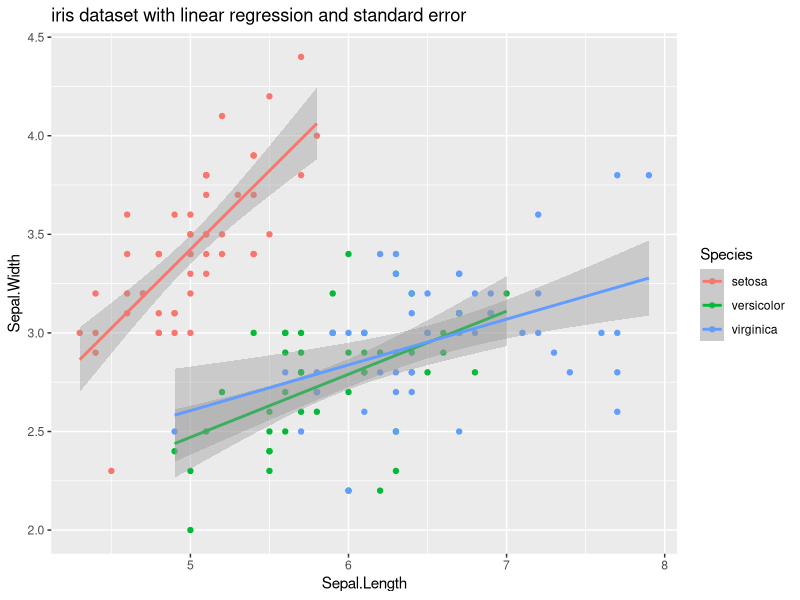
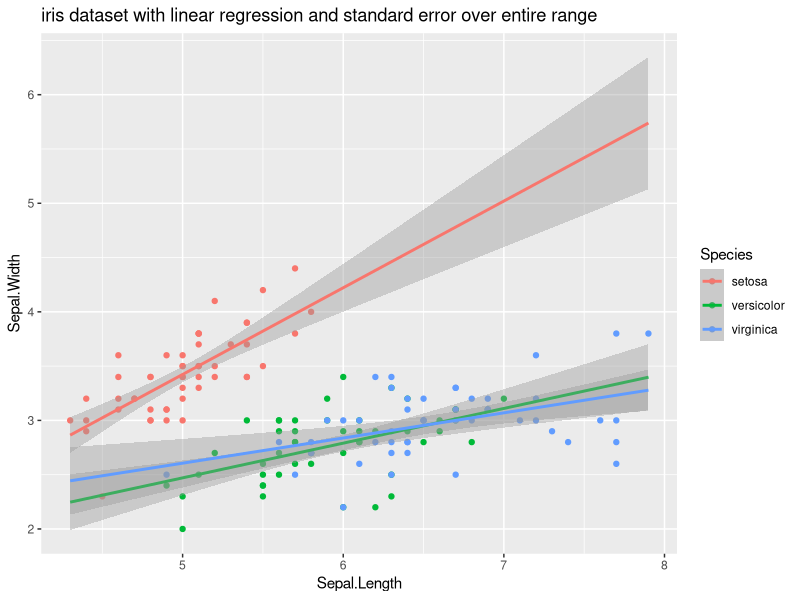
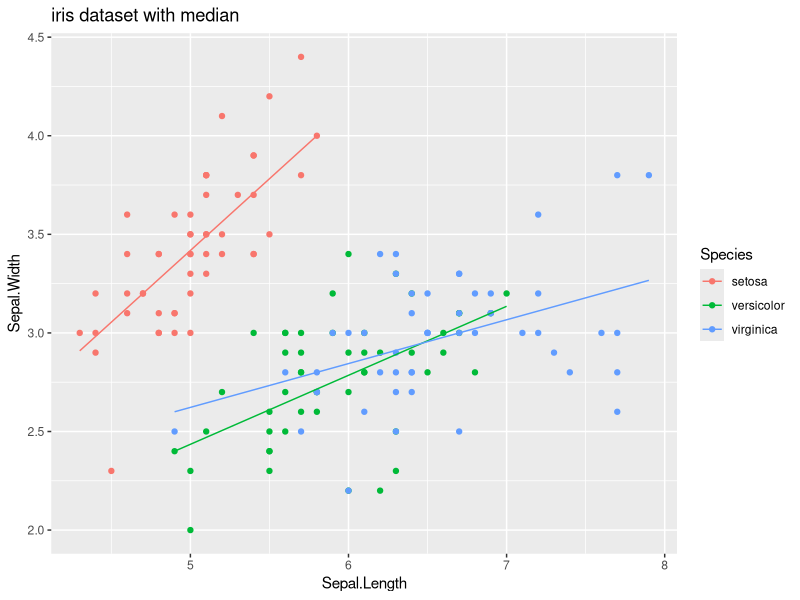
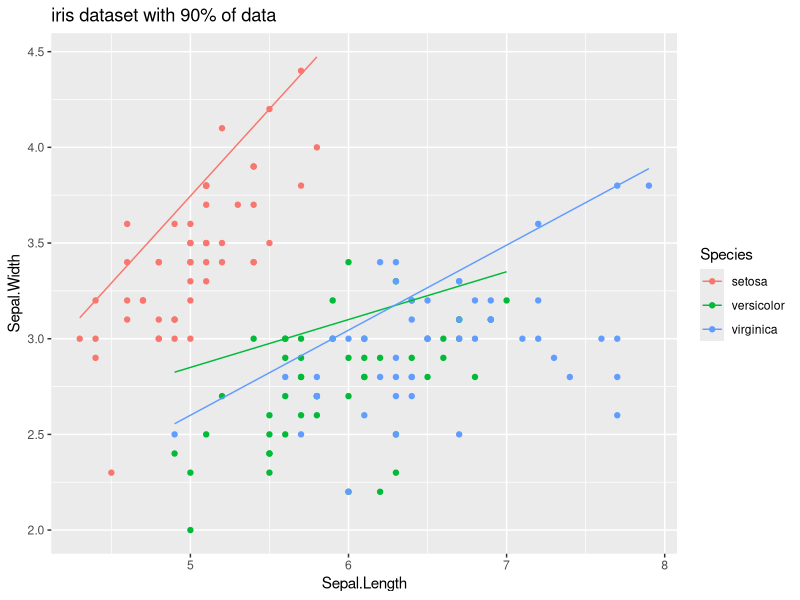
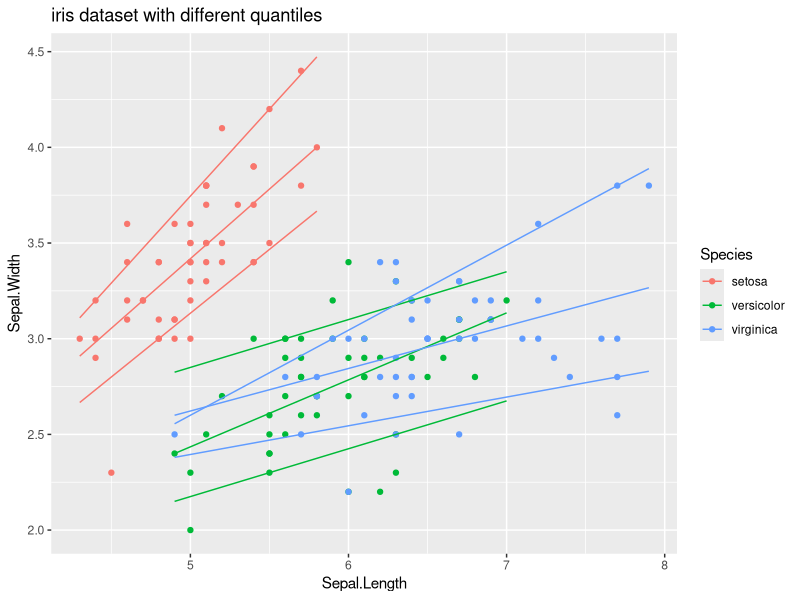

These figures' R source, in order: (Note: this script raises an error after producing the figures.)
#### STATISTICS LAYERS

#can be called from within or called independently 
library(ggplot2)

data<- iris

ggplot(data, aes(x=Sepal.Length, y=Sepal.Width,colour=Species)) +
         geom_point() +
         geom_smooth(method="lm")+
         labs( title = "iris dataset with linear regression and standard error") #1

ggplot(data, aes(x=Sepal.Length, y=Sepal.Width,colour=Species)) +
         geom_point() +
         geom_smooth(method="lm", fullrange=TRUE)+
         labs( title = "iris dataset with linear regression and standard error over entire range") #2

## adding quantile
library(quantreg)
ggplot(data, aes(x=Sepal.Length, y=Sepal.Width,colour=Species)) +
         geom_point() +
         geom_quantile(quantiles= 0.5)+
         labs( title = "iris dataset with median") #3

ggplot(data, aes(x=Sepal.Length, y=Sepal.Width,colour=Species)) +
         geom_point() +
         geom_quantile(quantiles= 0.9)+
         labs( title = "iris dataset with 90% of data") #4

ggplot(data, aes(x=Sepal.Length, y=Sepal.Width,colour=Species)) +
         geom_point() +
         geom_quantile(quantiles= c(0.1,0.5,0.9))+
         labs( title = "iris dataset with different quantiles") #5


## adding mean and sd

mean_sdl(iris$Sepal.Width,mult=1)
# mult = 1 means 1 sd
#         y     ymin   ymax
#  1 3.057333 2.621467 3.4932
# y = mean
# y min = y - sd
# y max = y + sd

ggplot(data,aes(x=Species,y=Sepal.Width)) +
         stat_summary(fun=mean,geom="point")+
         stat_summary(fun.data = mean_sdl, fun.args = list(mult=1),  geom = "errorbar") #6


### WORKING WITH COORDINATES

iris.smooth <- ggplot(data, aes(x=Sepal.Length, y=Sepal.Width,colour=Species)) +
         geom_point() +
         geom_smooth()+
         labs( title = "iris dataset with standard error") 
iris.smooth # 7

## zooming in
iris.smooth.zoom <- ggplot(data, aes(x=Sepal.Length, y=Sepal.Width,colour=Species)) +
         geom_point() +
         geom_smooth()+
         xlim (4.5,5.5) +
         labs( title = "ZOOMED IN iris dataset with standard error")
iris.smooth.zoom # 7-1

#this filters the data and makes a new graph from scratch

# what if we actually want to zoom
iris.smooth.zoom.actual <- ggplot(data, aes(x=Sepal.Length, y=Sepal.Width,colour=Species)) +
         geom_point() +
         geom_smooth()+
         coord_cartesian(xlim = c(4.5 , 5.5)) +
         labs( title = "ACTUAL ZOOMED IN iris dataset with standard error")
iris.smooth.zoom.actual # 7-2

library(cowplot)
plot_grid(iris.smooth.zoom,iris.smooth.zoom.actual) # 7-1-2


### ASPECT RATIO

iris_unkn <- iris.smooth + labs( title = "aspect ratio = original")
iris_1.0<- iris.smooth + coord_fixed(1) + labs( title = "aspect ratio =1.0")
iris_0.25<- iris.smooth + coord_fixed(0.25)+ labs( title = "aspect ratio =0.25")
iris_0.5<- iris.smooth + coord_fixed(0.5)+ labs( title = "aspect ratio =0.5")
iris_0.75<- iris.smooth + coord_fixed(0.75)+ labs( title = "aspect ratio =0.75")

plot_grid(iris_unkn,iris_1.0,iris_0.25,iris_0.5,iris_0.75) # 8


### scales and coordinates

wt1<- ggplot(msleep,aes(x=bodywt,y=1))+
         geom_point(position="jitter") +
         labs(title = "bodyweight plot") # 9

wt2<- ggplot(msleep,aes(x=bodywt,y=1))+
         geom_point(position="jitter") +
         labs(title = "bodyweight plot with adjusted limits") +
         scale_x_continuous(limits = c(0,7000)) # 9-1

wt3<- ggplot(msleep,aes(x=bodywt,y=1))+
         geom_point(position="jitter") +
         labs(title = "bodyweight plot with adjusted limits and breaks of x axis") +
         scale_x_continuous(limits = c(0,7000) , breaks = seq(0,7000,by=1000)) # 9-2

plot_grid(wt1,wt2,wt3) # 9-1-2

### LOG SCALES

wt_log<- ggplot(msleep,aes(x=bodywt,y=1))+
         geom_point(position="jitter") +
         labs(title = "bodyweight plot with log x scale")+
         scale_x_log10()
wt_log 

plot_grid(wt1,wt_log) #10


### FLIPPED AXES

temp1<- ggplot(data, aes(x=Sepal.Length, y=Sepal.Width,colour=Species)) +
         geom_point() +
         geom_smooth(method="lm",se=FALSE)+
         labs( title = "iris dataset")
temp2<- ggplot(data, aes(x=Sepal.Length, y=Sepal.Width,colour=Species)) +
         geom_point() +
         geom_smooth(method="lm",se=FALSE)+
         labs( title = "iris dataset with flipped axes") +
         coord_flip()
plot_grid(temp1,temp2) #11


### FACETS

ggplot(data,aes(x=Sepal.Length,y=Sepal.Width,colour= Sepal.Width>3))+
         geom_point()+
         facet_wrap(~Species) # 12

ggplot(data,aes(x=Sepal.Length,y=Sepal.Width,colour= Sepal.Width>3))+
         geom_point()+
         facet_wrap(~Species) 

## best way to facet with proper labels :
ggplot(mtcars,aes(x=hp,y=mpg))+
         geom_point() +
         facet_grid(rows=vars(gear),cols =vars(cyl) ,labeller = label_both) #13

## renaming levels within the data:

library(forcats)
data123<- mtcars
data123$cyl<- as.factor(data123$cyl)
data123$cyl<- data123$cyl %>% fct_recode("FOUR" = "4",
                                     "SIX" = "6",
                                     "EIGHT" = "8")

## releveling the factors

data123$cyl <- data123$cyl %>% fct_relevel(c("EIGHT","SIX","FOUR"))

car1<- ggplot(mtcars,aes(x=hp,y=mpg))+
         geom_point() +
         facet_grid(rows=vars(gear),cols =vars(cyl) ,labeller = label_both)

car2<- ggplot(data123,aes(x=hp,y=mpg))+
         geom_point() +
         facet_grid(rows=vars(gear),cols =vars(cyl) ,labeller = label_both)

plot_grid(car1,car2) #14

## freeing up scales

car3<- ggplot(mtcars,aes(x=hp,y=mpg))+
         geom_point() +
         facet_grid(rows=vars(gear),cols =vars(cyl) ,labeller = label_both , scales = "free")

plot_grid(car1,car3,labels = c("fixed scales","freescales"))  # 15       

######## facet_grid keeps uniform scale by default
######## facet_wrap uses individual scales
######## try to use facet_grid through rows and columns


#### MARGIN PLOTS : SHOW FACETS + COMBINED PLOT

car4<- ggplot(mtcars,aes(x=hp,y=mpg))+
         geom_point() +
         facet_grid(rows=vars(gear),cols =vars(cyl) ,labeller = label_both )
car5<- ggplot(mtcars,aes(x=hp,y=mpg))+
         geom_point() +
         facet_grid(rows=vars(gear),cols =vars(cyl) ,labeller = label_both ,  margins = TRUE)

plot_grid(car4,car5) #16
